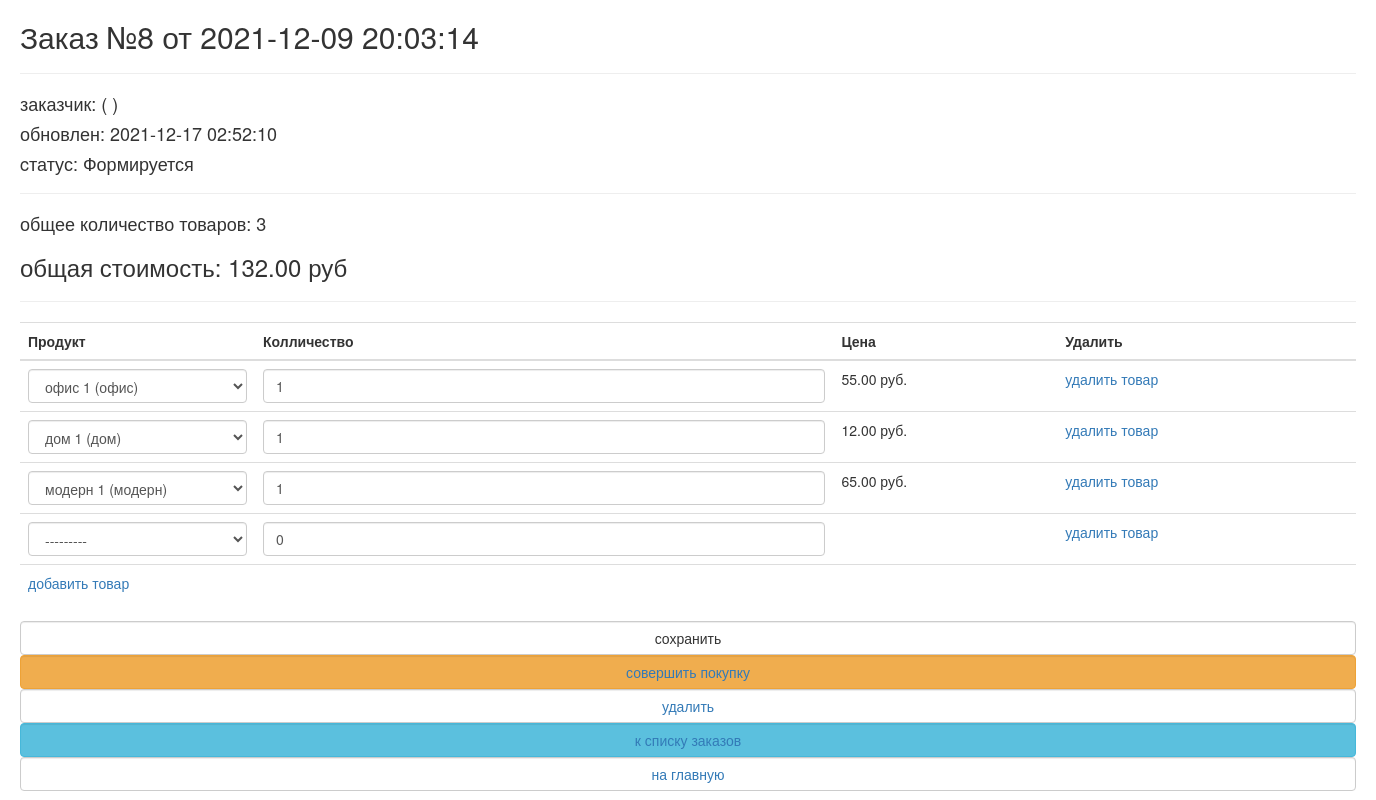
The page /order/update/8/ on the database its author committed.
### ordersapp/models.py (models this page shows, shortened)
class Order(models.Model):
    STATUS_FORMING = 'FM'
    STATUS_SEND_TO_PROCEED = 'STP'
    STATUS_PROCEEDED = 'PRD'
    STATUS_PAID = 'PD'
    STATUS_DONE = 'DN'
    STATUS_CANCELED = 'CN'
    STATUSES = (
        (STATUS_FORMING, 'Формируется'),
        (STATUS_SEND_TO_PROCEED, 'Отправлен на обработку'),
        (STATUS_PROCEEDED, 'Обработан'),
        (STATUS_PAID, 'Оплачен'),
        (STATUS_DONE, 'Готов'),
        (STATUS_CANCELED, 'Отменён')
    )
    user = models.ForeignKey(settings.AUTH_USER_MODEL, on_delete=models.CASCADE)
    status = models.CharField(choices=STATUSES, default=STATUS_FORMING, max_length=3, verbose_name='статус')
    is_active = models.BooleanField(default=True, verbose_name='активен')
    created_at = models.DateTimeField(auto_now_add=True)
    updated_at = models.DateTimeField(auto_now=True)
    def get_summary(self):
        items = self.orderitems.select_related()
        return {
            'total_cost': sum(list(map(lambda x: x.quantity * x.product.price, items))),
            'total_quantity': sum(list(map(lambda x: x.quantity, items)))
        }

### mainapp/models.py (models this page shows, shortened)
class Product(models.Model):
    category = models.ForeignKey(ProductCategory, on_delete=models.CASCADE, verbose_name='категория')
    name = models.CharField(max_length=128, verbose_name='название')
    image = models.ImageField(upload_to='products', blank=True, verbose_name='картинка')
    short_desc = models.CharField(max_length=255, blank=True, verbose_name='краткое описание')
    description = models.TextField(blank=True, verbose_name='описание')
    price = models.DecimalField(max_digits=10, decimal_places=2, default=0, verbose_name='цена')
    quantity = models.PositiveIntegerField(default=0, verbose_name='количество на складе')
    is_active = models.BooleanField(default=True)
    def __str__(self):
        return f"{self.name} ({self.category.name})"

### ordersapp/views.py (the view, shortened to what this page needs)
# urls.py: path('update/<pk>/', ordersapp.OrderUpdateView.as_view(), name='update'),
class OrderUpdateView(UpdateView):
    model = Order
    fields = []
    success_url = reverse_lazy('order:list')
    def get_context_data(self, **kwargs):
        context_data = super().get_context_data(**kwargs)
        OrderFormSet = inlineformset_factory(Order, OrderItem, form=OrderItemForm, extra=1)
        if self.request.POST:
            formset = OrderFormSet(self.request.POST, instance=self.object)
        else:
            formset = OrderFormSet(instance=self.object)
            for form in formset.forms:
                if form.instance.pk:
                    form.initial['price'] = form.instance.product.price
        context_data['orderitems'] = formset
        return context_data

### mainapp/context_processors.py (called while the page is built)
def basket(request):
    basket_items = []
    if request.user.is_authenticated:
        basket_items = Basket.objects.filter(user=request.user)
    return {
        'basket': basket_items
    }

### ordersapp/templates/ordersapp/order_form.html (shortened to what this page needs)
{% extends "ordersapp/base.html" %}
{% load static %}
{% load cache %}
{% block content %}
   {% include 'ordersapp/includes/inc_order_summary.html' %}
   <div class="order_form">
       <form action="" method="post">
           <table class="table">
               {% for form in orderitems.forms %}
                   {% if forloop.first %}
                       <thead>
                       <tr>
                           {% for field in form.visible_fields %}
                               <th class="{% cycle 'td1' 'td2' 'td3' 'td4' %} order formset_td">
                                   {{ field.label|capfirst }}
                               </th>
                           {% endfor %}
                       </tr>
                       </thead>
                   {% endif %}
                   <tr class="formset_row">
                       {% for field in form.visible_fields %}
                           <td class="{% cycle 'td1' 'td2' 'td3' 'td4' %} order formset_td">
                               {% if field.name == 'price' %}
                                    {% if field.value %}
                                        <span class="orderitems-{{ forloop.parentloop.counter0 }}-price">
                                            {{ field.value }}
                                        </span> руб.
                                    {% endif %}
                               {% else %}
                                    {% if field.name == 'product' %}
                                        {% cache 3600 orderitemform_product field.value %}
                                            {{ field }}
                                        {% endcache %}
                                    {% else %}
                                        {{ field }}
                                    {% endif %}
                               {% endif %}
                           </td>
                       {% endfor %}
                   </tr>
               {% endfor %}
           </table>
           <button type="submit" value="сохранить" class="btn btn-default btn-round form-control last">сохранить</button>
           {% include 'ordersapp/includes/inc_order_actions.html' %}
       </form>
   </div>
{% endblock %}

### ordersapp/templates/ordersapp/includes/inc_order_summary.html (shortened to what this page needs)
{% if object %}
    <div class="h2">Заказ №{{ object.pk }} от {{ object.created_at|date:"Y-m-d H:i:s" }}</div>
    <hr>
    <div class="h4">заказчик: {{ user.username }} ({{ user.last_name }} {{ user.first_name }}) </div>
    <div class="h4">обновлен: {{ object.updated_at|date:"Y-m-d H:i:s" }}</div>
    <div class="h4">cтатус: {{ object.get_status_display }}</div>
    <hr>
    {% with object_summary=object.get_summary %}
        <div class="h4">
            общее количество товаров: <span class="order_total_quantity">{{ object_summary.total_quantity }}</span>
        </div>
        <div class="h3">
            общая стоимость: <span class="order_total_cost">{{ object_summary.total_cost }}</span> руб
        </div>
    {% endwith %}
{% endif %}
<hr>

### static/css/style.css (style rules this page uses)
* { margin: 0; padding: 0; }
body { new_product font-family: 'Montserrat', sans-serif; }
html, body { height: 100%; }
table { width: 100%; }
td:first-child { width: 235px; }

### rows shown on the page
Order: pk "8", created_at "2021-12-09 20:03:14", updated_at "2021-12-17 02:52:10", status "Формируется"
Product: value "55.00"
Product: value "12.00"
Product: value "65.00"

### other values the page prints
{{ object_summary.total_quantity }} "3"
{{ object_summary.total_cost }} "132.00"
{{ field.label|capfirst }} "Продукт" "Колличество" "Цена" "Удалить"
